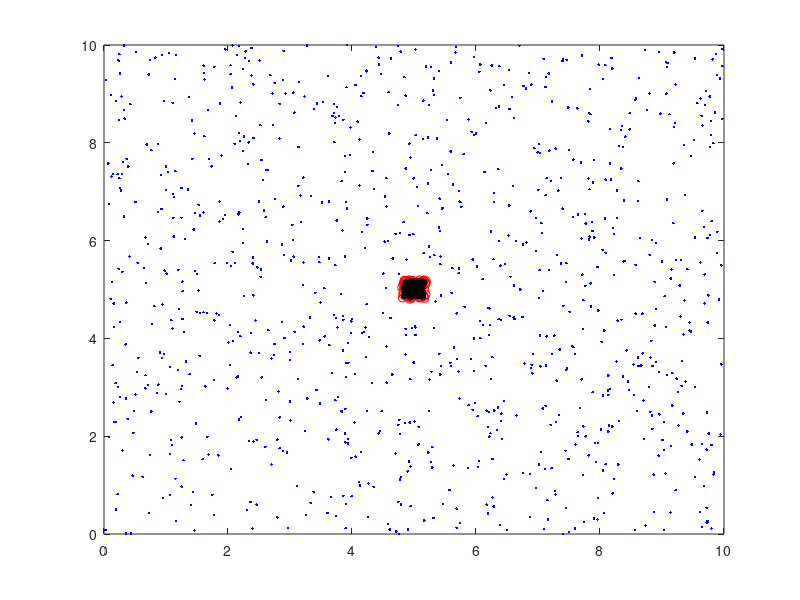

Write the MATLAB code that produced this figure. (Note: this script raises an error after producing the figure.)
clc
clear all
close all
for i=1:1000
    x1(i)=rand*10;
    x2(i)=rand*10;
end
for j1=1:10
    for j2=1:10
        w1(j1,j2)=rand*(5.2-4.8)+4.8;
        w2(j1,j2)=rand*(5.2-4.8)+4.8;
    end
end
figure(1);
plot(x1,x2,'.b');
hold on;
plot(w1,w2,'or');
plot(w1,w2,'k','linewidth',2);
plot(w1',w2','k','linewidth',2);
hold off;

for i=1:1000
    d=(x1(i)-w1).^2+(x2(i)-w2).^2;
    min=min(min(d));
    [row,col] = find(d==min);
end

